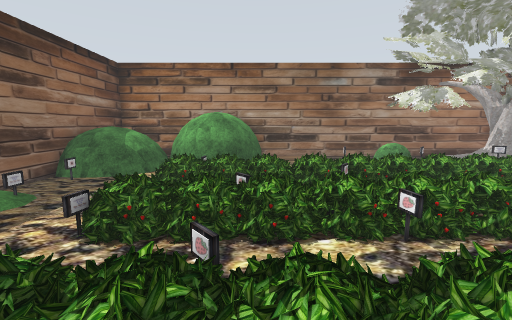
view 1 (above)

20 first-person views from a walk through a Gazebo world. The camera is 1.2 m above the floor, tilts 8° down and sees 90° across. The floor is counted in squares, 0.5 m on a side. Each view is taken from the middle of a square. On the plan, view 1 faces up. The plan holds only what a view shows up to about 17 squares ahead; the rest is blank. The place goes on beyond the plan. Simple shapes stand in for some stock models.

view 2
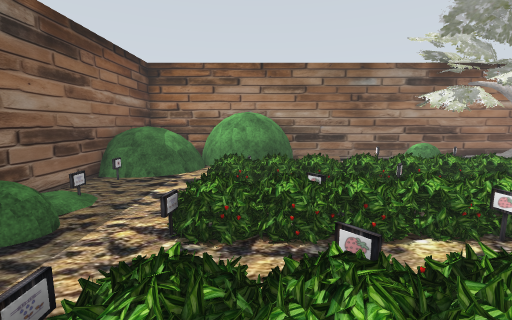

view 3
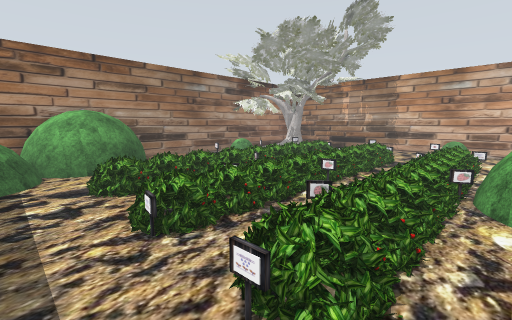

view 4
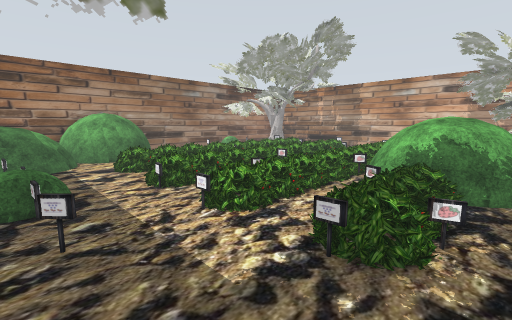

view 5
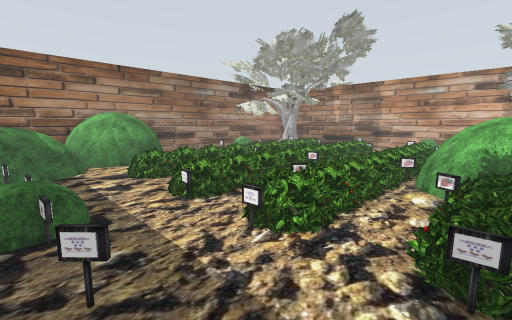

view 6
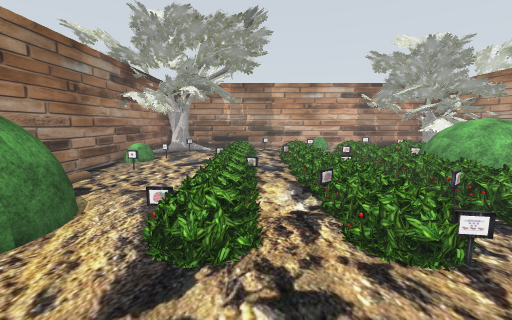

view 7
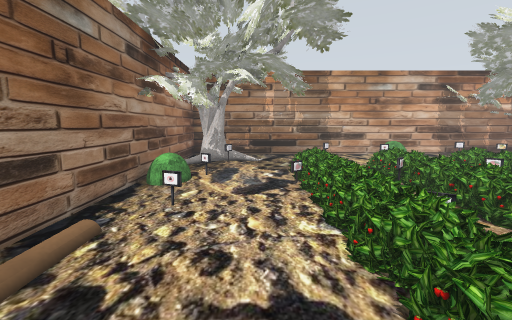

view 8
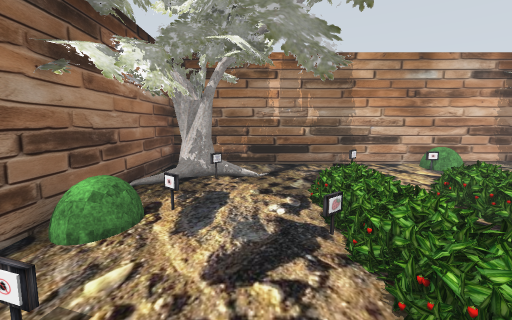

view 9
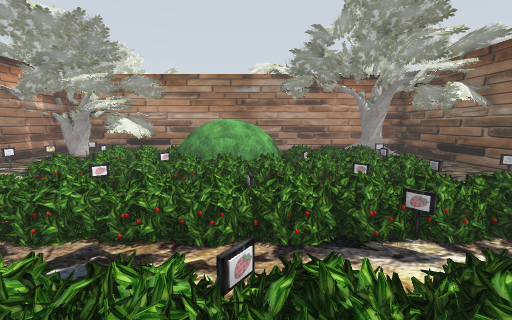

view 10
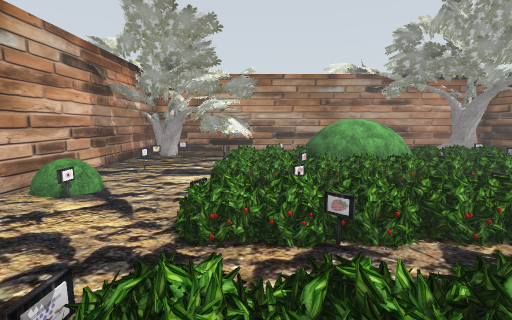

view 11
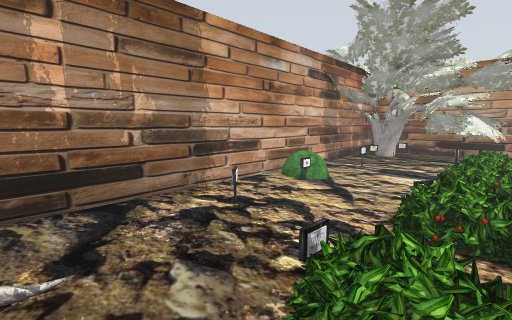

view 12
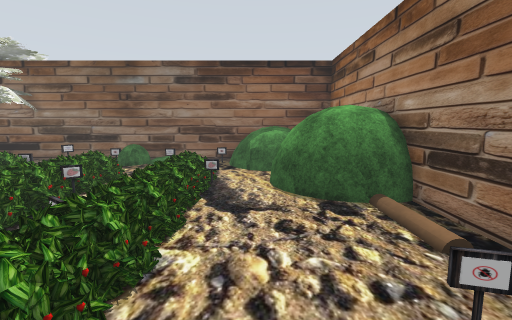

view 13
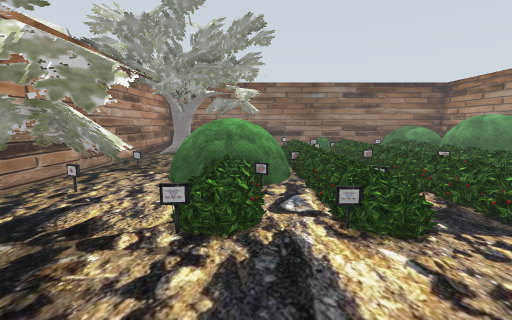

view 14
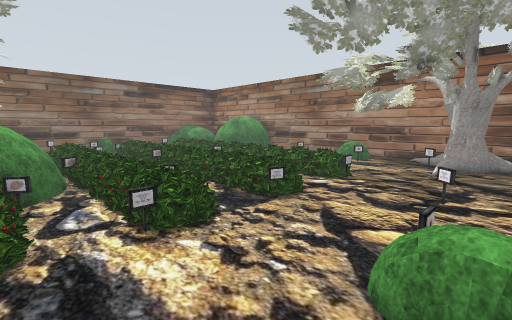

view 15
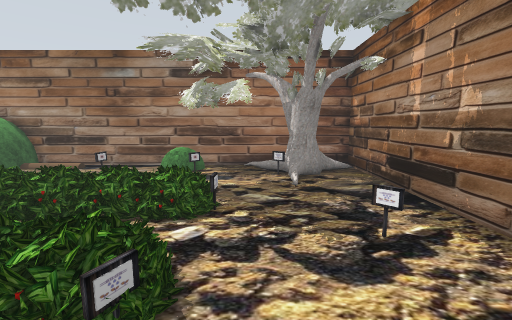

view 16
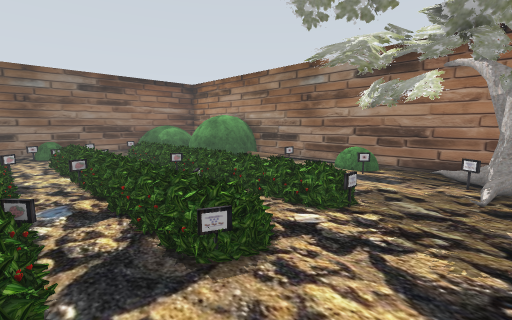

view 17
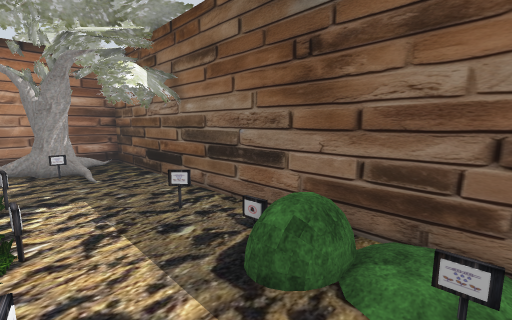

view 18
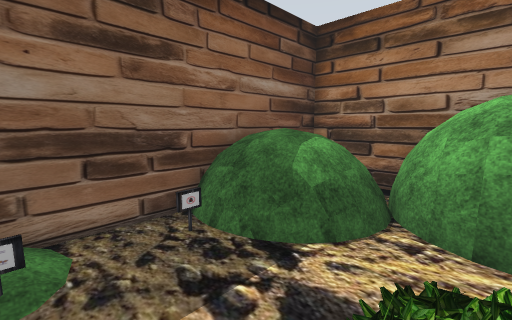

view 19
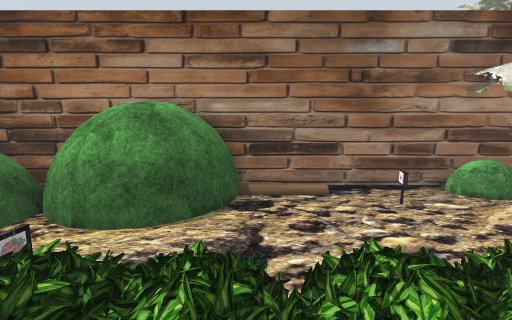

view 20
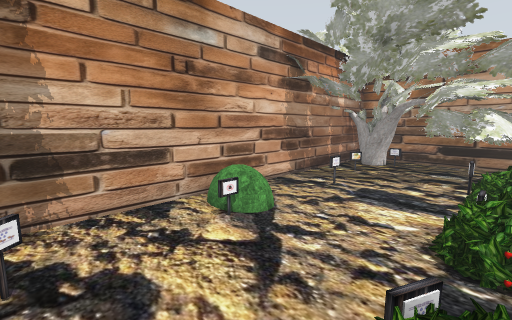

### Floor plan
Key: @ floor where view 1 was taken; # wall or solid block; . main floor; : floor 0.25 m higher than the main floor; + floor 0.5 m higher than the main floor; / step, stairs or slope; B bush; T oak tree; R tree; O other object.
Columns run from 10 left of view 1 to 20 right of it. Each row starts with its distance up from view 1.
 19                    T   T
 18  ####RRRRRR########T##########
 17  #  .RRRRRR///....BBB.T.TTTT#
 16  R  RRRRRRR....O..BBBTTTTTTT#
 15  R RRRRRRRR....O....TTT.OTT.#
 14  RRRRRRRRR...............T..#
 13  RRRRR......................#
 12  RRRR.......................#
 11  #R...OOOOOOOOOOOOOOOOO.....#
 10  #....OOOOOOOOOOOOOOOOO.....#
  9  #....OOOOOOOOOOOOOOOO......#
  8  #O.......................O.#
  7  #:....OOOOOOOOOOOOOOOO.....#
  6  #BB..OOOOOOOOOOOOOOOOO.....#
  5  BBB..OOOOOOOOOOOOOOOO......##
  4  #.O......................BB##
  3  #.....OOOOOOOOOOOOOOOO...BBB#
  2  #OO..OOOOOOOOOOOO+OOOO...BB##
  1  #.....OOOOOOORROOOOOO......##
  0  #  ......@.RRRRRR..........##
 -1  TTTT..OOOOORRRRRROOOO....T.##
 -2 TT....OOOOOORRRRRROOOOTT..T.#
 -3 T#....OOOOOORRRRRROO  TTTTTTT
 -4 TT...T......RRRRRR...TTTTTTTT
 -5  TTT...         R...TTTTTTTTT
 -6  TTTTT.     ........TTTTTTTTTTT
 -7  #.TTT.     ......O.TTTTTTTTTTT
 -8  #TTTTT     OO    O  TTTTTTTTT

Where each view was taken, in squares from view 1:
view 1: 0 up, 0 right, facing up
view 2: 0 up, 2 left, facing up
view 3: 0 up, 6 left, facing up-right
view 4: 4 down, 8 left, facing up-right
view 5: 2 down, 8 left, facing up-right
view 6: 9 up, 8 left, facing right
view 7: 13 up, 2 left, facing right
view 8: 13 up, 3 right, facing right
view 9: 12 up, 3 right, facing down
view 10: 12 up, 10 right, facing down
view 11: 13 up, 10 right, facing down-right
view 12: 13 up, 8 right, facing left
view 13: 1 down, 17 right, facing left
view 14: 1 down, 17 right, facing up-left
view 15: 3 up, 13 right, facing up
view 16: 3 up, 15 right, facing up-left
view 17: 8 up, 4 left, facing down-left
view 18: 8 up, 3 left, facing up-left
view 19: 8 up, 1 right, facing up
view 20: 8 up, 11 right, facing down-right
